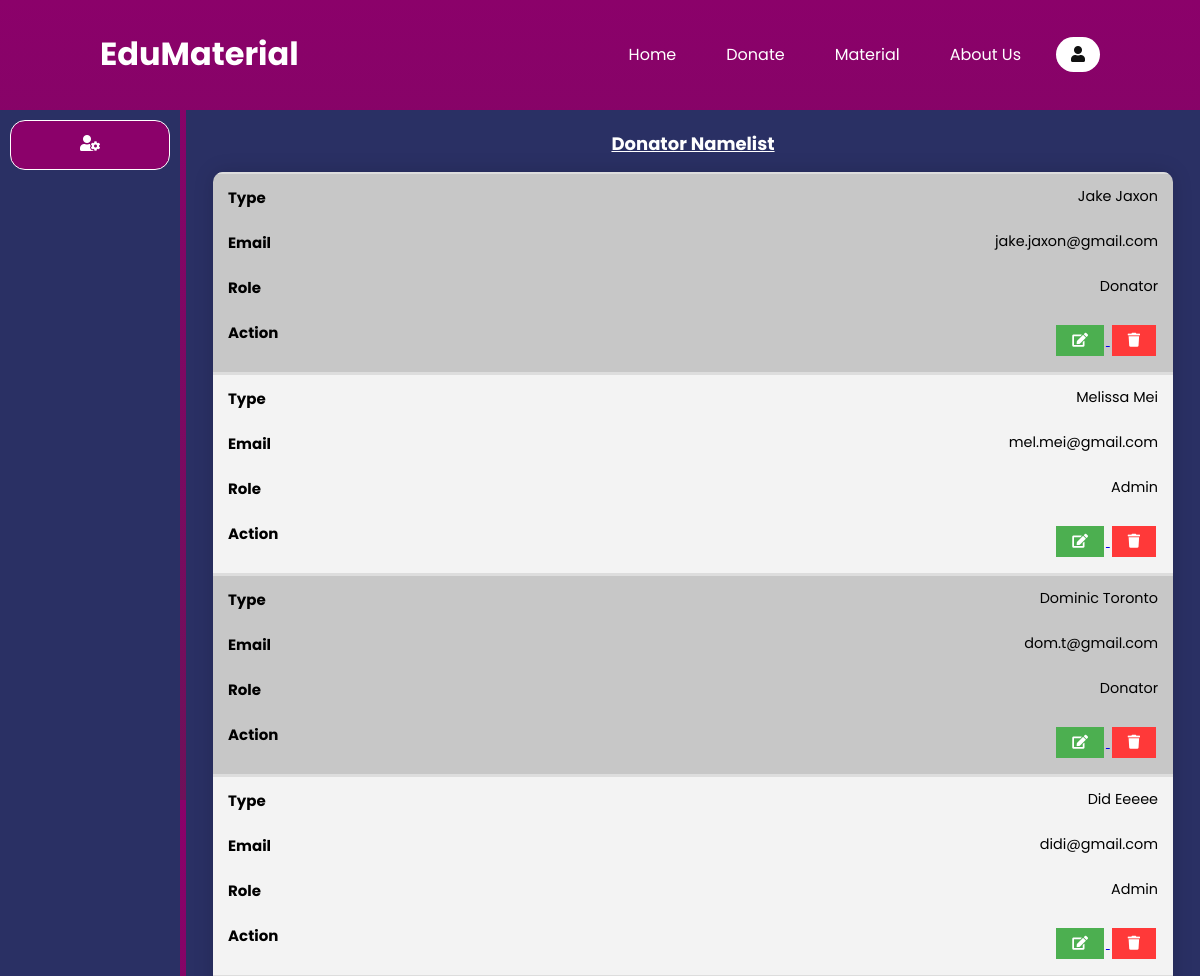
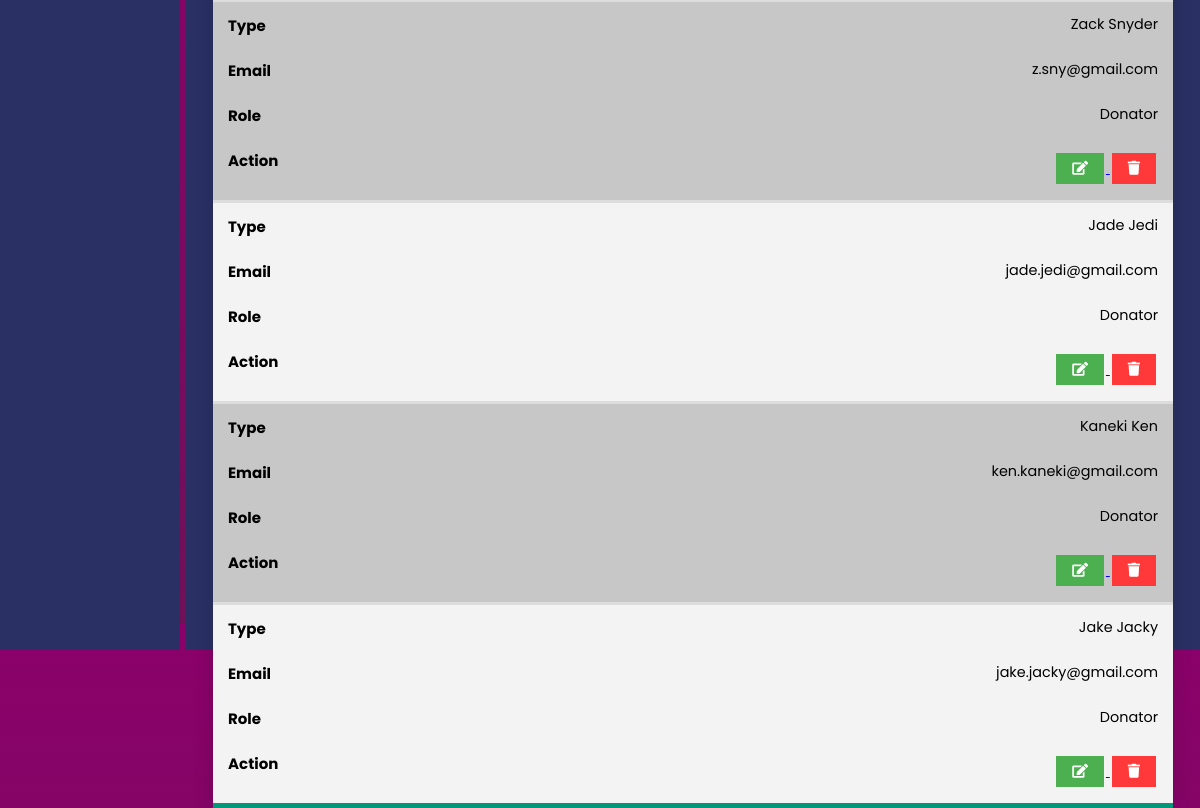
The app's page /page/dashboard/admin.php with its own data (2 pictures, top to bottom).
### tables this page shows
CREATE TABLE `user` (
  `user_id` int(11) NOT NULL,
  `user_email` varchar(90) NOT NULL,
  `user_firstname` varchar(40) NOT NULL,
  `user_lastname` varchar(40) NOT NULL,
  `user_password` varchar(70) NOT NULL,
  `user_role` tinyint(1) NOT NULL
);

### page/dashboard/admin.php (the view, shortened to what this page needs)
<?php
    include('edit-donator.php');
    $mysqli = new mysqli('localhost', 'root', '', 'webapp') or die(mysqli_error($mysqli));
?>
<!DOCTYPE html>
<html lang="en">
<head>
    <link rel="stylesheet" type="text/css" href="../../src/css/header.css?v=<?php echo time(); ?>">
    <link rel="stylesheet" type="text/css" href="../../src/css/donate.css">
    <link rel="stylesheet" type="text/css" href="../../src/css/dashboard.css?v=<?php echo time(); ?>">
    <link rel="stylesheet" href="https://cdnjs.cloudflare.com/ajax/libs/font-awesome/5.14.0/css/all.min.css"/>
    <nav id="header">
        <a href="../../index.php" class="logo">EduMaterial</a>
        <ul class="navigation">
            <li><a href="../../index.php">Home</a></li>
            <li><a href="../../page/donate/donate.php">Donate</a></li>
            <li><a href="../../page/material/math.php">Material</a></li>
            <li><a href="../../page/about-us/about_us.php">About Us</a></li>
            <li><a class="active" id="log" href="#"><i class="fas fa-user"></i></a>
            </li>
        </ul>
    </nav>
</head>
<body>
    <div class="sidebar">
        <ul id="subject-list">
            <li class="active">
                <a href="#">
                    <i class="fas fa-user-cog"></i>
                </a>
            </li>
        </ul>
    </div>
    <div class="main">
        <h2>Donator Namelist</h2>
        <table class="styled-table">
            <tbody>
            <?php
                $mysqli = new mysqli('localhost', 'root', '', 'webapp') or die(mysqli_error($mysqli));
                $result = $mysqli->query("SELECT * FROM user") or die($mysqli->error);
                while ($row = $result->fetch_assoc()):
                ?>
                <tr>
                    <td data-label="Type"><?php echo ucfirst($row['user_firstname'] . " " . $row['user_lastname'])?></td>
                    <td data-label="Email"><?php echo $row['user_email']?> </td>
                    <?php
                        $id = $row['user_role'];
                        if ($id == 1)
                            $id = "Donator";
                        else
                            $id = "Admin";
                    ?>
                    <td data-label="Role"><?php echo $id; ?> </td>
                    <td data-label="Action">
                        <a class="modal-trigger" data-role="update" href="#" data-id="<?php echo $row['user_id']; ?>">
                            <button id="myBtn" type="button" class="edit-btn">
                                <i class="fas fa-edit"></i>
                            </button>
                        </a>
                        <a href="process.php?deleteD=<?php echo $row['user_id']; ?>">
                        <button type="button" class="delete-btn">
                            <i class="fas fa-trash"></i>
                        </button>
                        </a>
                    </td>
                </tr>
                <?php
                 endwhile; ?>
            </tbody>
        </table>
    </div>
</body>
</html>

### src/css/header.css (style rules this page uses)
:root { --bg-primary: #8b016a; --bg-secondary: #2a3064; }
* { margin: 0; padding: 0; box-sizing: border-box; font-family: 'Poppins', sans-serif; scrollbar-width: thin; }
body { background: linear-gradient(#8b016a, #6f1159); min-height: 100vh; overflow-x: hidden; }
#header { position: absolute; top: 0; left: 0; width: 100%; padding: 30px 100px; display: flex; justify-content: space-between; align-items: center; z-index: 10000; }
#header .logo { color: #fff; font-weight: 700; font-size: 2em; text-decoration: none; }
#header .navigation { display: flex; justify-content: center; align-items: center; }
#header .navigation li { list-style: none; margin-left: 20px; }
#header .navigation li a { text-decoration: none; padding: 6px 15px; color: #fff; border-radius: 20px; }
#header .navigation li a:hover, #header .navigation li a img:hover, #header .navigation li a.active { background-color: #fff; color: #111; }

### src/css/donate.css (style rules this page uses)
.main { position: absolute; top: 110px; right: 0; width: 100%; height: 85%; background: #2a3064; text-align: center; text-align: left; }
.main h2 { margin-top: 20px; margin-left: 40px; color: #fff; text-decoration: underline; }
@media (max-width: 1320px) { .main h2 { margin: 20px 25% 0 25%; text-align: center; font-size: large; } }
button { border: none; color: white; padding: 5px 16px; text-align: center; text-decoration: none; display: inline-block; font-size: 14px; margin: 4px 2px; cursor: pointer; }

### src/css/dashboard.css (style rules this page uses)
.sidebar { position: absolute; top: 110px; width: 15%; height: 85%; background: #2a3064; text-align: center; }
.sidebar #subject-list { display: list-item; position: relative; }
.sidebar #subject-list li { background-color: #bf0693; list-style: none; margin: 10px 10px; height: 5vh; text-decoration: none; }
.sidebar #subject-list li i { width: 25px; }
.sidebar #subject-list li a { position: relative; color: white; top: 10px; bottom: 10px; text-decoration: none; }
.sidebar #subject-list li.active { font-weight: bolder; background-color: #8b016a; color: #111; border: 1px solid #fff; }
@media (max-width: 1320px) { .sidebar #subject-list li { height: 50px; border-radius: 15px; } }
@media (max-width: 1320px) { .sidebar #subject-list li i { border-radius: 15px; } }
.main { position: absolute; top: 110px; right: 0; width: 84.5%; height: 85%; background: #2a3064; text-align: center; text-align: left; }
.main h2 { margin-top: 20px; margin-left: 40px; color: #fff; text-decoration: underline; }
@media (max-width: 1320px) { .main h2 { margin: 20px 25% 0 25%; text-align: center; font-size: large; } }
.styled-table { position: relative; width: 95%; margin: 0 auto; border-collapse: collapse; margin-top: 25px; font-size: 0.9em; font-family: sans-serif; border-radius: 10px 10px 0 0; overflow: hidden; box-shadow: 0 0 20px rgba(0, 0, 0, 0.15); }
.styled-table th, .styled-table td { padding: 12px 15px; }
.styled-table tbody tr { border-bottom: thin solid #dddddd; }
.styled-table tbody tr:nth-of-type(even) { background-color: #f3f3f3; }
.styled-table tbody tr:nth-of-type(odd) { background-color: #c7c7c7; }
.styled-table tbody tr td .edit-btn { color: white; background-color: #4CAF50; }
.styled-table tbody tr td .delete-btn { color: white; background-color: #ff3939; }
button { border: none; color: white; padding: 5px 16px; text-align: center; text-decoration: none; display: inline-block; font-size: 14px; margin: 4px 2px; cursor: pointer; }
@media (max-width: 1320px) { .styled-table { margin: 0 auto; margin-top: 15px; } }
@media (max-width: 1320px) { .styled-table, .styled-table tbody, .styled-table tr, .styled-table td { display: block; width: 80vw; } }
@media (max-width: 1320px) { .styled-table td { text-align: right; padding-left: 50%; position: relative; } }
@media (max-width: 1320px) { .styled-table td::before { content: attr(data-label); position: absolute; left: 0; width: 50%; padding-left: 15px; font-size: 15px; font-weight: bold; text-align: left; } }

### records on screen
user: user_firstname+user_lastname "Jake Jaxon", user_email "jake.jaxon@gmail.com", user_role "Donator"
user: user_firstname+user_lastname "Melissa Mei", user_email "mel.mei@gmail.com", user_role "Admin"
user: user_firstname+user_lastname "Dominic Toronto", user_email "dom.t@gmail.com", user_role "Donator"
user: user_firstname+user_lastname "Did Eeeee", user_email "didi@gmail.com", user_role "Admin"
user: user_firstname+user_lastname "Zack Snyder", user_email "z.sny@gmail.com", user_role "Donator"
user: user_firstname+user_lastname "Jade Jedi", user_email "jade.jedi@gmail.com", user_role "Donator"
user: user_firstname+user_lastname "Kaneki Ken", user_email "ken.kaneki@gmail.com", user_role "Donator"
user: user_firstname+user_lastname "Jake Jacky", user_email "jake.jacky@gmail.com", user_role "Donator"
